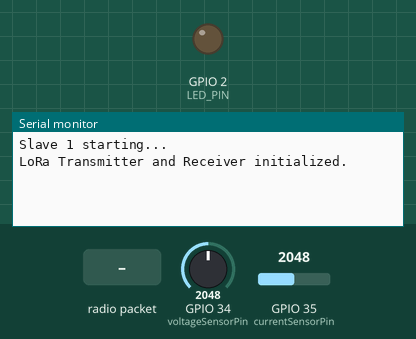
A sketch run on a simulated ESP32. On the bench: output pins drawn as LEDs (lit = HIGH), the last lines printed to the serial monitor. Inputs (shaded band) come from the test bench; at power-on: GPIO 34 (voltageSensorPin) = 2048, GPIO 35 (currentSensorPin) = 2048. No radio packets arrive unless stated.

Above: at 1.2 s.
1.3 s: radio packet "request" arrives
At 1.9 s:
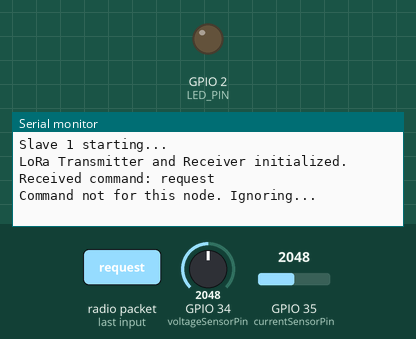
2.8 s: radio packet "on" arrives
At 3.6 s:
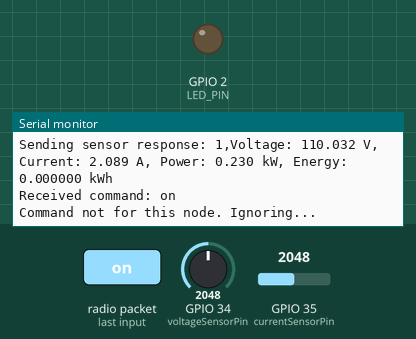
4.3 s: radio packet "off" arrives
At 4.7 s:
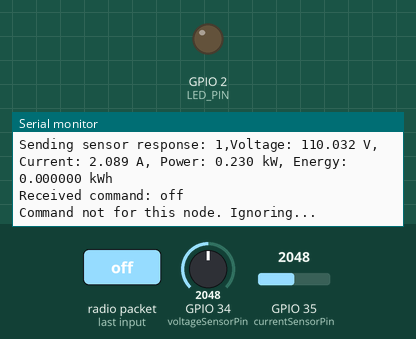

The sketch:

mar6_both_slave_code.ino
```cpp
#include <SPI.h>
#include <LoRa.h>

#define NODE_ID 1          // Change to 2 for Slave 2
#define NSS 15
#define RST 17
#define DIO0 4
#define LED_PIN 2

// --- Current sensor configuration ---
const int currentSensorPin = 35;
const float CURRENT_V_REF = 3.3;
const int CURRENT_ADC_MAX = 4095;
const float CURRENT_SENSOR_SENSITIVITY = 0.79;

// --- Voltage sensor configuration ---
const int voltageSensorPin = 34;
const float VOLTAGE_V_REF = 3.3;
const int VOLTAGE_ADC_MAX = 4095;
const float VOLTAGE_DIVIDER_RATIO = 66.67;

float totalEnergy = 0;

// For sensor transmission timing
unsigned long previousSensorMillis = 0;
const unsigned long sensorInterval = 2000; // 2 seconds

void setup() {
  Serial.begin(115200);
  Serial.println("Slave " + String(NODE_ID) + " starting...");

  // Initialize LoRa
  LoRa.setPins(NSS, RST, DIO0);
  SPI.begin(14, 12, 13);
  if (!LoRa.begin(865E6)) {
    Serial.println("Starting LoRa failed!");
    while (1);
  }
  Serial.println("LoRa Transmitter and Receiver initialized.");

  // Setup LED for remote control
  pinMode(LED_PIN, OUTPUT);
  digitalWrite(LED_PIN, LOW);
}

void loop() {
  // ---- Check for incoming LoRa commands ----
  int packetSize = LoRa.parsePacket();
  if (packetSize) {
    String command = "";
    while (LoRa.available()) {
      command += (char)LoRa.read();
    }
    command.trim();
    command.toLowerCase();
    Serial.print("Received command: ");
    Serial.println(command); // Debug print

    // Make sure the command is directed to this node
    String nodeStr = String(NODE_ID);
    if (command.startsWith(nodeStr)) {
      // Check if this is a sensor request command
      if (command.indexOf("request") != -1) {
        Serial.println("Matched REQUEST command. Sending sensor response...");
        sendSensorData();
      }
      // If command contains "on" (and not a request) then turn LED on
      else if (command.indexOf("on") != -1) {
        Serial.println("Received LED ON command.");
        digitalWrite(LED_PIN, HIGH);
      }
      // If command contains "off" then turn LED off
      else if (command.indexOf("off") != -1) {
        Serial.println("Received LED OFF command.");
        digitalWrite(LED_PIN, LOW);
      }
      else {
        Serial.println("Unrecognized command for this node.");
      }
    }
    else {
      Serial.println("Command not for this node. Ignoring...");
    }
  }

  // ---- Periodically send sensor data (if no command is received) ----
  unsigned long currentMillis = millis();
  if (currentMillis - previousSensorMillis >= sensorInterval) {
    // You may choose to send sensor data periodically OR only on a request.
    previousSensorMillis = currentMillis;
    sendSensorData();
  }
}

// ---- Function to read sensors and send sensor data over LoRa ----
void sendSensorData() {
  // Read sensor values
  int rawCurrentADC = analogRead(currentSensorPin);
  float currentSensorVoltage = (rawCurrentADC * CURRENT_V_REF) / CURRENT_ADC_MAX;
  float measuredCurrent = currentSensorVoltage / CURRENT_SENSOR_SENSITIVITY;

  int rawVoltageADC = analogRead(voltageSensorPin);
  float voltageSensorVoltage = (rawVoltageADC * VOLTAGE_V_REF) / VOLTAGE_ADC_MAX;
  float mainsVoltage = voltageSensorVoltage * VOLTAGE_DIVIDER_RATIO;

  float power = (mainsVoltage * measuredCurrent) / 1000.0; // in kW
  // Calculate energy based on elapsed time (in hours)
  float deltaTime = (millis() - previousSensorMillis) / 3600000.0;
  // Update previousSensorMillis immediately after to avoid long delays
  previousSensorMillis = millis();
  float energy = power * deltaTime;
  totalEnergy += energy;

  // Construct sensor data string
  String sensorData = String(NODE_ID) + ",Voltage: " + String(mainsVoltage, 3) + " V, Current: "
                      + String(measuredCurrent, 3) + " A, Power: " + String(power, 3)
                      + " kW, Energy: " + String(totalEnergy, 6) + " kWh";

  LoRa.beginPacket();
  LoRa.print(sensorData);
  LoRa.endPacket();

  Serial.print("Sending sensor response: ");
  Serial.println(sensorData);
}
```

Measured:
- after the input at 1.3 s, the serial monitor: prints a new line at once (image 1)
- after the input at 2.8 s, the serial monitor: prints a new line at once (image 2)
- after the input at 4.3 s, the serial monitor: prints a new line at once (image 3)
